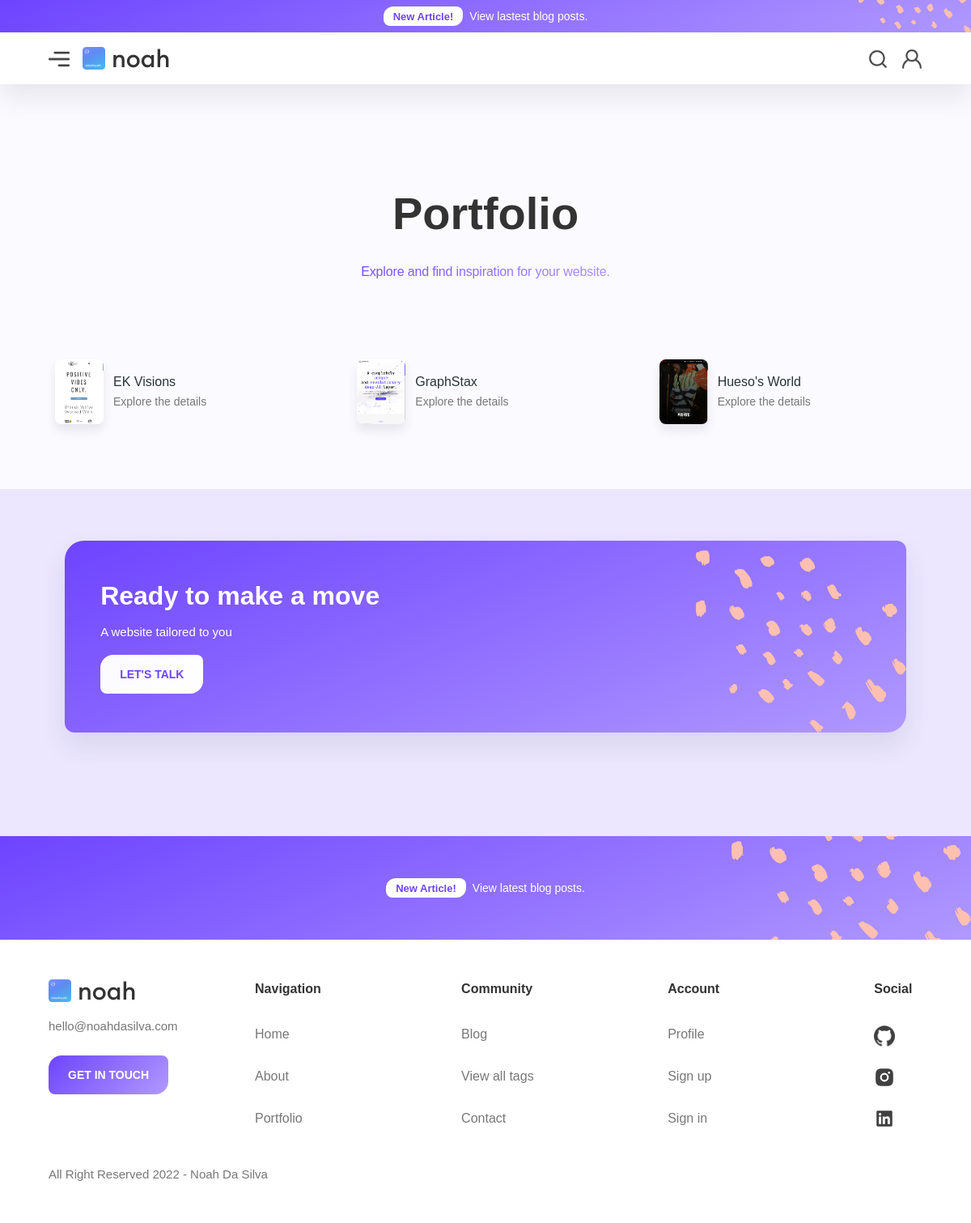
The page /portfolio/ on the database its author committed.
### portfolio/models.py (models this page shows, shortened)
class Project(models.Model):
    name = models.CharField(max_length=128, unique=True)
    slug = models.SlugField(max_length=128, unique=True, null=True, blank=True)
    description = models.TextField(max_length=512)
    category = models.CharField(max_length=64)
    url = models.URLField(max_length=128, null=True, blank=True)
    image = models.ImageField(null=True, blank=True, upload_to='portfolio_images/')
    tags = models.CharField(max_length=255, null=True, blank=True)
    tags = models.CharField(max_length=128, default='website, HTML, CSS')
    class Meta:
        ordering = ['name']

### portfolio/views.py (the view)
# urls.py: path('portfolio/', views.PortfolioView.as_view(), name="portfolio"),
class PortfolioView(ListView):
    model = Project
    template_name = 'portfolio.html'

### portfolio/templates/portfolio.html
{% extends 'base.html' %}
{% load static %}
{% block content %}
<div class="hero-section wf-section">
  <div class="default-section-content">
    <div class="w-layout-grid hero-title-grid">
      <h1>Portfolio</h1>
      <p class="web-title-gradient">Explore and find inspiration for your website.<a href="https://www.noahdasilva.com/portfolio/graphstax"><span class="gradient-span"><br></span></a>
      </p>
    </div>
    <div class="w-layout-grid dynamic-grid">
      {% for project in project_list %}
      <a href="{% url 'project' project.slug %}" class="nav-link-block-games w-inline-block">
        <div class="icon-square"><img src="{{ project.image.url }}" sizes="60px" alt="" class="nav-img"></div>
        <div class="nav-content-wrap">
          <div class="menu-title">{{ project.name }}</div>
          <div class="nav-link-details">Explore the details</div>
        </div>
      </a>
      {% endfor %}
    </div>
  </div>
</div>
<div class="anti-hero-section-light-purple wf-section">
  <div class="default-section-content">
    <div class="banner-content-div">
      <h2 class="h4-heading">Ready to make a move</h2>
      <p>A website tailored to you</p>
      <a href="{% url 'contact' %}" class="btn-white w-button">Let&#x27;s talk</a>
    </div>
  </div>
</div>
{% endblock %}

### main/static/blog/css/webflow.css (style rules this page uses)
* { -webkit-box-sizing: border-box; -moz-box-sizing: border-box; box-sizing: border-box; }
html { height: 100%; }
body { margin: 0; min-height: 100%; background-color: #fff; font-family: Arial, sans-serif; font-size: 14px; line-height: 20px; color: #333; }
img { max-width: 100%; vertical-align: middle; display: inline-block; }
.w-inline-block { max-width: 100%; display: inline-block; }
.w-button { display: inline-block; padding: 9px 15px; background-color: #3898EC; color: white; border: 0; line-height: inherit; text-decoration: none; cursor: pointer; border-radius: 0; }
h1, h2, h3, h4, h5, h6 { font-weight: bold; margin-bottom: 10px; }
h1 { font-size: 38px; line-height: 44px; margin-top: 20px; }
h2 { font-size: 32px; line-height: 36px; margin-top: 20px; }
p { margin-top: 0; margin-bottom: 10px; }

### rows shown on the page
Project: image (picture), name "EK Visions"
Project: image (picture), name "GraphStax"
Project: image (picture), name "Hueso's World"
